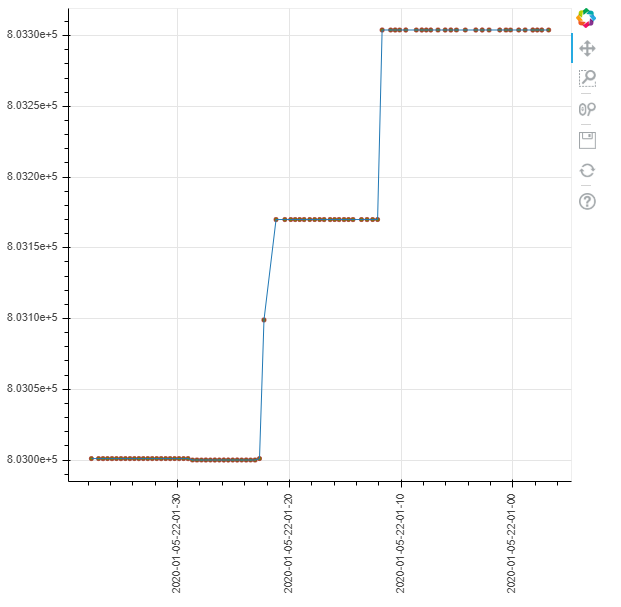

The script that drew this image:
from bokeh.io import curdoc
from bokeh.models import ColumnDataSource, DatetimeTickFormatter
from bokeh.plotting import figure
from random import randrange
import requests
from bs4 import BeautifulSoup
from datetime import datetime
from math import radians

#create figure
f=figure()

#create webscraping function
def extract_value():
    r=requests.get("http://bitcoincharts.com/markets/bitflyerJPY.html",headers={'User-Agent':'Mozilla/5.0'})
    c=r.content
    soup=BeautifulSoup(c,"html.parser")
    value_raw=soup.find_all("p")
    value_net=float(value_raw[0].span.text)
    return value_net

#create ColumnDataSource
source=ColumnDataSource(dict(x=[datetime.now()],y=[extract_value()]))

#create glyphs
f.circle(x='x',y='y',color='olive',line_color='brown',source=source)
f.line(x='x',y='y',source=source)
f.xaxis.major_label_orientation=radians(90)
f.xaxis.formatter=DatetimeTickFormatter(
    seconds=["%Y-%m-%d-%H-%m-%S"],
    minsec=["%Y-%m-%d-%H-%m-%S"],
    minutes=["%Y-%m-%d-%H-%m-%S"],
    hourmin=["%Y-%m-%d-%H-%m-%S"],
    hours=["%Y-%m-%d-%H-%m-%S"],
    days=["%Y-%m-%d-%H-%m-%S"],
    months=["%Y-%m-%d-%H-%m-%S"],
    years=["%Y-%m-%d-%H-%m-%S"],
    )
    
#create periodic function
def update():
    new_data=dict(x=[datetime.now()],y=[extract_value()])
    source.stream(new_data,rollover=200)

#add figure to curdoc and configure callback
curdoc().add_root(f)
curdoc().add_periodic_callback(update,2000)
